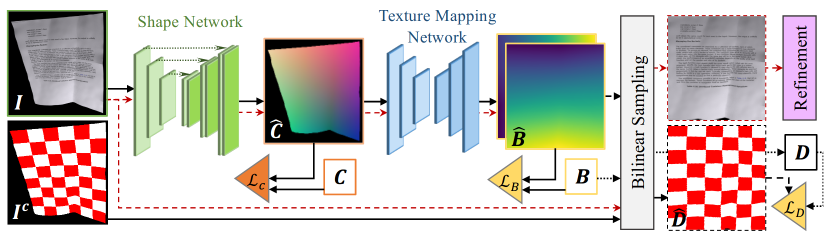
#> input picture AI/menu_assistant/worker/worker_app/vision/metrics/DewarpNet_master/dwnet.png, 1663 x 474 px (shown at 1/2 size)
$ python -i dewarp_triggers.py   (imports and definitions only)   (older library calls are emulated)
#> lines starting #> are read from the running program, lines starting #| are printed output that depends on the picture
#> further down, picture is the input picture: shape (474, 1663, 3); mean B, G, R 193, 196.5, 205.2
from __future__ import annotations

from typing import Any, Dict, Tuple
import cv2
import numpy as np

#입력이 컬러이미지면 gray로 변환한다.앞단에서 이미 회색이여도 작동하도록 한다.
def _safe_gray(image_bgr: np.ndarray) -> np.ndarray:
    if image_bgr.ndim == 3 and image_bgr.shape[2] == 3:
        return cv2.cvtColor(image_bgr, cv2.COLOR_BGR2GRAY)
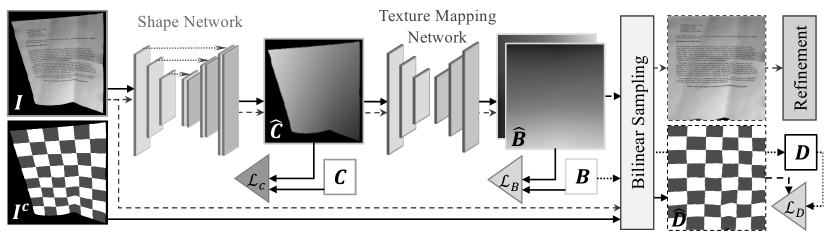
#> returned value: shape (474, 1663) (shown at 1/2 size); min 0, max 255, mean 198.7
    return image_bgr.copy()


def compute_dewarp_trigger(image_bgr: np.ndarray) -> Dict[str, Any]:
    """
    A lightweight "need dewarp?" signal without OCR.

    Intuition:
      - Curved/warped text tends to increase mixed-direction edges and line angle dispersion.
      - Flat, well-rectified menus often show strong horizontal structure after docunet.

    Returns:
      score: 0~1 (higher => more likely needs dewarp)
    """
    gray = _safe_gray(image_bgr)
    h, w = gray.shape[:2]
#> h = 474; w = 1663

    # Downscale for speed/stability 대략판단.
    scale = 800.0 / max(h, w) if max(h, w) > 800 else 1.0
#> scale = 0.481
    if scale < 1.0:
        gray = cv2.resize(gray, (int(w * scale), int(h * scale)), interpolation=cv2.INTER_AREA)
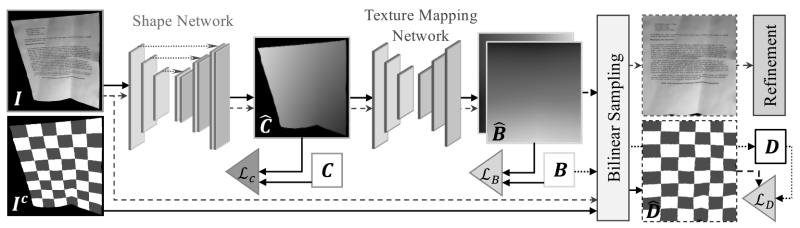
#> gray: shape (228, 800); min 0, max 255, mean 198.7

    # Edge map
    edges = cv2.Canny(gray, 50, 150)
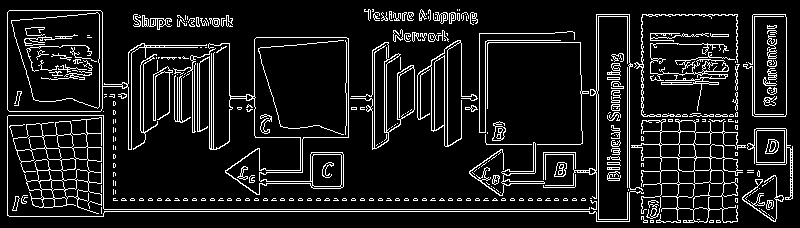
#> edges: shape (228, 800); 10.8% white in thin lines or dots

    # Sobel energy ratio (orientation mixture)
    gx = cv2.Sobel(gray, cv2.CV_32F, 1, 0, ksize=3)
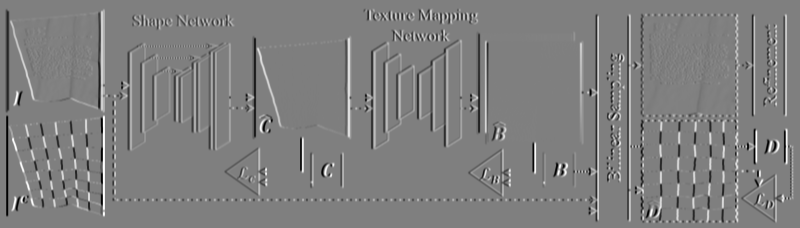
#> gx: shape (228, 800) float32; min -1020, max 1020, mean 0; drawn with min black and max white
    gy = cv2.Sobel(gray, cv2.CV_32F, 0, 1, ksize=3)
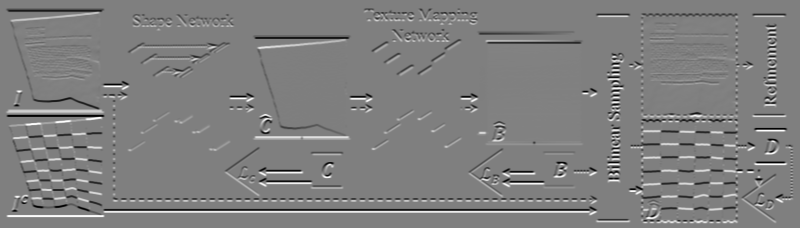
#> gy: shape (228, 800) float32; min -1020, max 1020, mean 0; drawn with min black and max white
    ex = float(np.mean(np.abs(gx)))
#> ex = 62.78
    ey = float(np.mean(np.abs(gy)))
#> ey = 63.45
    # If ex and ey are similar, structure is mixed (potential curvature or noisy scene)
    mix = 1.0 - abs(ex - ey) / (ex + ey + 1e-6)  # 0 (one dominates) ~ 1 (mixed)
#> mix = 0.995

    # Hough line angle dispersion (curvature -> angles spread)
    lines = cv2.HoughLinesP(edges, 1, np.pi / 180, threshold=80, minLineLength=40, maxLineGap=10)
#> lines = 134 rows, first 6: [101, 209, 598, 209], [90, 211, 598, 211], [101, 200, 598, 200], [101, 198, 598, 198], [375, 20, 477, 19], [598, 221, 598, 14]
    angles = []
    if lines is not None:
        for (x1, y1, x2, y2) in lines[:, 0]:
            dx, dy = (x2 - x1), (y2 - y1)
            if dx == 0 and dy == 0:
                continue
            ang = np.degrees(np.arctan2(dy, dx))
            # Normalize to [-90, 90]
            while ang < -90:
                ang += 180
            while ang > 90:
                ang -= 180
            angles.append(ang)
#> this loop made 134 passes
#> (x1, y1, x2, y2, dx, dy) on passes 1 to 12: (101, 209, 598, 209, 497, 0), (90, 211, 598, 211, 508, 0), (101, 200, 598, 200, 497, 0), (101, 198, 598, 198, 497, 0), (375, 20, 477, 19, 102, -1), (598, 221, 598, 14, 0, -207), (693, 170, 758, 170, 65, 0), (486, 144, 580, 144, 94, 0), (629, 221, 629, 14, 0, -207), (368, 14, 476, 14, 108, 0), (8, 115, 103, 115, 95, 0), (596, 221, 596, 14, 0, -207)
#> after the loop, angles = 134 values, max 90 at index 132, min -90 at index 5, mean -16.76

    if len(angles) >= 8:
        ang_std = float(np.std(np.array(angles, dtype=np.float32)))
#> ang_std = 40.18
        # std 0~45+; map to 0~1
        disp = min(1.0, ang_std / 35.0)
#> disp = 1
    else:
        disp = 0.0

    # Edge density (too low -> not enough text; too high -> clutter)
    ed = float(np.mean(edges > 0))
#> ed = 0.108
    # map to 0~1 where mid-range indicates "texty" scene
    texty = 1.0 - min(1.0, abs(ed - 0.08) / 0.08)
#> texty = 0.652

    # Combine: curvature suspicion = mixed edges + angle dispersion, tempered by textiness
    score = 0.55 * mix + 0.35 * disp + 0.10 * texty
#> score = 0.962
    score = float(np.clip(score, 0.0, 1.0))

    return {
        "score": score,
        "features": {
            "mix": mix,
            "dispersion": disp,
            "texty": texty,
            "edge_density": ed,
            "num_lines": int(len(angles)),
        },
        "note": "Higher score => more likely needs non-linear dewarp.",
    }

>>> import cv2
>>> picture = cv2.imread('DewarpNet_master/dwnet.png')
>>> result = compute_dewarp_trigger(picture)
#> result = 3 items
